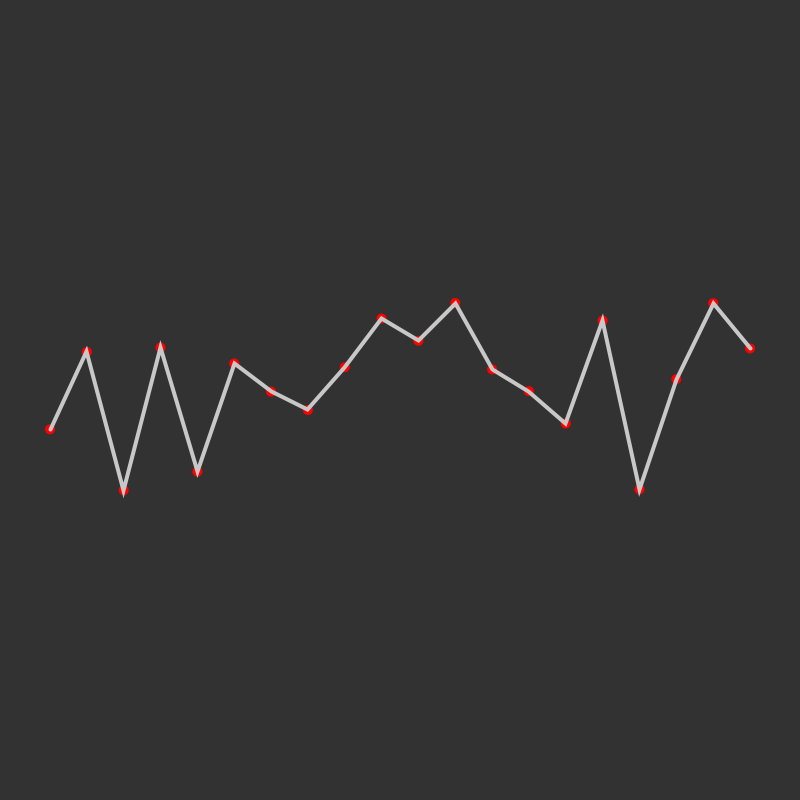
Frame 1 (no input)
Frame 60 (the mouse pressed at the canvas centre just before this capture): identical to frame 1, image omitted
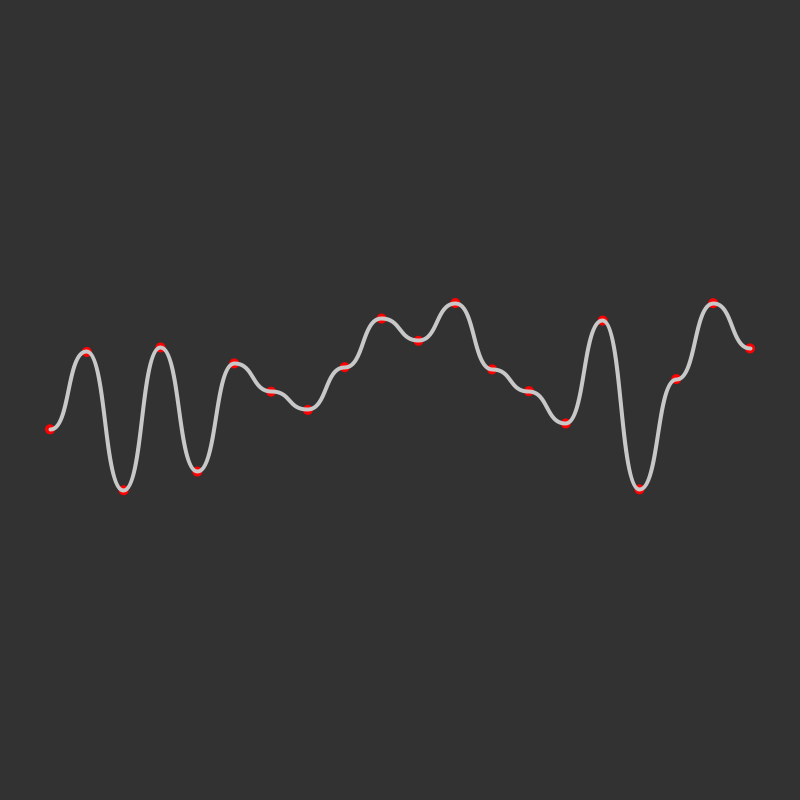
Frame 120 (the mouse held since frame 60 and released just before this capture)

The Processing sketch that drew these frames (run headless with seeded random() and noise(); from frame 60 on, the mouse is pressed at the canvas centre):

// Processing sketch: Structure_12_Lines_Bezier_Shape
// ── Structure_12_Lines_Bezier_Shape.pde
//KP S25 DMP
//Programming Data Visualition 
//DataVis Processing Toolkit
// Bezier Reference
// https://processing.org/reference/bezierVertex_.html

int margin = 50;
int pointCount = 20;
float pointGap;
float[] pointValues = new float[pointCount];

void setup() {
  size(800, 800);
  pointGap = (width-2*margin)/(pointCount-1.0);
  for (int i=0; i<pointValues.length; i++) {
    pointValues[i] = random(-100, 100);
  }
}

void draw() {
  background(50);
  float tension = mouseX/20;
  // Draw point locations
  for (int i=0; i<pointCount; i++) {
    float posX = margin+i*pointGap;
    float posY = height/2+pointValues[i];
    noStroke();
    fill(255, 0, 0);
    ellipse(posX, posY, 10, 10);
  }
  // Draw bezier curve
  beginShape();
  vertex(margin, height/2+pointValues[0]);
  for (int i=1; i<pointValues.length; i++) {
    float posX = i*pointGap+margin;
    float posY = height/2+pointValues[i];
    float c1 = (i-1)*pointGap+margin+tension;
    float c2 = height/2+pointValues[i-1];
    float c3 = posX-tension;
    float c4 = posY;
    stroke(200);
    noFill();
    strokeWeight(4);
    bezierVertex(c1, c2, c3, c4, posX, posY);
  }
  endShape();
}
